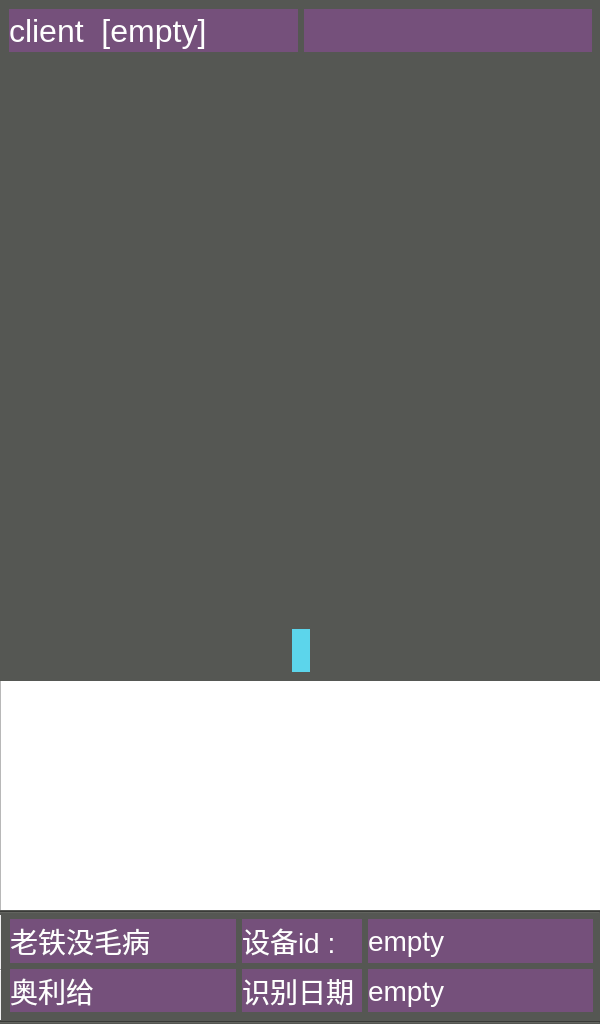
<?xml version="1.0" encoding="UTF-8"?>
<ui version="4.0">
 <class>ooo_ui</class>
 <widget class="QMainWindow" name="ooo_ui">
  <property name="geometry">
   <rect>
    <x>0</x>
    <y>0</y>
    <width>600</width>
    <height>1024</height>
   </rect>
  </property>
  <property name="windowTitle">
   <string>MainWindow</string>
  </property>
  <widget class="QWidget" name="centralwidget">
   <widget class="Line" name="line">
    <property name="geometry">
     <rect>
      <x>-20</x>
      <y>960</y>
      <width>161</width>
      <height>20</height>
     </rect>
    </property>
    <property name="orientation">
     <enum>Qt::Horizontal</enum>
    </property>
   </widget>
   <widget class="Line" name="line_2">
    <property name="geometry">
     <rect>
      <x>500</x>
      <y>950</y>
      <width>161</width>
      <height>20</height>
     </rect>
    </property>
    <property name="orientation">
     <enum>Qt::Horizontal</enum>
    </property>
   </widget>
   <widget class="QTextBrowser" name="textBrowser">
    <property name="geometry">
     <rect>
      <x>0</x>
      <y>680</y>
      <width>601</width>
      <height>231</height>
     </rect>
    </property>
    <property name="font">
     <font>
      <pointsize>16</pointsize>
     </font>
    </property>
    <property name="html">
     <string>&lt;!DOCTYPE HTML PUBLIC &quot;-//W3C//DTD HTML 4.0//EN&quot; &quot;http://www.w3.org/TR/REC-html40/strict.dtd&quot;&gt;
&lt;html&gt;&lt;head&gt;&lt;meta name=&quot;qrichtext&quot; content=&quot;1&quot; /&gt;&lt;style type=&quot;text/css&quot;&gt;
p, li { white-space: pre-wrap; }
&lt;/style&gt;&lt;/head&gt;&lt;body style=&quot; font-family:'Ubuntu'; font-size:16pt; font-weight:400; font-style:normal;&quot;&gt;
&lt;p style=&quot;-qt-paragraph-type:empty; margin-top:0px; margin-bottom:0px; margin-left:0px; margin-right:0px; -qt-block-indent:0; text-indent:0px; font-size:18pt;&quot;&gt;&lt;br /&gt;&lt;/p&gt;&lt;/body&gt;&lt;/html&gt;</string>
    </property>
   </widget>
   <widget class="QFrame" name="gridFrame">
    <property name="geometry">
     <rect>
      <x>1</x>
      <y>910</y>
      <width>601</width>
      <height>111</height>
     </rect>
    </property>
    <property name="styleSheet">
     <string notr="true">background-color: rgb(85, 87, 83);</string>
    </property>
    <layout class="QGridLayout" name="gridLayout_info">
     <item row="2" column="1">
      <widget class="QLabel" name="label_4">
       <property name="maximumSize">
        <size>
         <width>120</width>
         <height>16777215</height>
        </size>
       </property>
       <property name="font">
        <font>
         <pointsize>21</pointsize>
        </font>
       </property>
       <property name="styleSheet">
        <string notr="true">background-color: rgb(117, 80, 123);
color: rgb(255, 255, 255);</string>
       </property>
       <property name="text">
        <string>识别日期 :</string>
       </property>
      </widget>
     </item>
     <item row="2" column="0">
      <widget class="QLabel" name="label">
       <property name="font">
        <font>
         <pointsize>21</pointsize>
        </font>
       </property>
       <property name="styleSheet">
        <string notr="true">background-color: rgb(117, 80, 123);
color: rgb(255, 255, 255);</string>
       </property>
       <property name="text">
        <string>奥利给</string>
       </property>
      </widget>
     </item>
     <item row="1" column="0">
      <widget class="QLabel" name="label_2">
       <property name="font">
        <font>
         <pointsize>21</pointsize>
        </font>
       </property>
       <property name="styleSheet">
        <string notr="true">background-color: rgb(117, 80, 123);
color: rgb(255, 255, 255);
</string>
       </property>
       <property name="text">
        <string>老铁没毛病</string>
       </property>
      </widget>
     </item>
     <item row="1" column="1">
      <widget class="QLabel" name="label_3">
       <property name="maximumSize">
        <size>
         <width>120</width>
         <height>16777215</height>
        </size>
       </property>
       <property name="font">
        <font>
         <pointsize>21</pointsize>
        </font>
       </property>
       <property name="styleSheet">
        <string notr="true">background-color: rgb(117, 80, 123);
color: rgb(255, 255, 255);</string>
       </property>
       <property name="text">
        <string>设备id :</string>
       </property>
      </widget>
     </item>
     <item row="1" column="2">
      <widget class="QLabel" name="label_id">
       <property name="font">
        <font>
         <pointsize>21</pointsize>
        </font>
       </property>
       <property name="styleSheet">
        <string notr="true">background-color: rgb(117, 80, 123);
color: rgb(255, 255, 255);</string>
       </property>
       <property name="text">
        <string>empty</string>
       </property>
      </widget>
     </item>
     <item row="2" column="2">
      <widget class="QLabel" name="label_time">
       <property name="font">
        <font>
         <pointsize>21</pointsize>
        </font>
       </property>
       <property name="styleSheet">
        <string notr="true">background-color: rgb(117, 80, 123);
color: rgb(255, 255, 255);</string>
       </property>
       <property name="text">
        <string>empty</string>
       </property>
      </widget>
     </item>
    </layout>
    <zorder>label_3</zorder>
    <zorder>label_4</zorder>
    <zorder>label_2</zorder>
    <zorder>label</zorder>
    <zorder>label_time</zorder>
    <zorder>label_id</zorder>
   </widget>
   <widget class="QLabel" name="label_5">
    <property name="geometry">
     <rect>
      <x>-10</x>
      <y>60</y>
      <width>611</width>
      <height>621</height>
     </rect>
    </property>
    <property name="styleSheet">
     <string notr="true">color: rgb(85, 87, 83);
background-color: rgb(85, 87, 83);</string>
    </property>
    <property name="text">
     <string>TextLabel</string>
    </property>
   </widget>
   <widget class="Line" name="line_3">
    <property name="geometry">
     <rect>
      <x>0</x>
      <y>910</y>
      <width>600</width>
      <height>5</height>
     </rect>
    </property>
    <property name="styleSheet">
     <string notr="true">background-color: rgb(85, 87, 83);</string>
    </property>
    <property name="orientation">
     <enum>Qt::Horizontal</enum>
    </property>
   </widget>
   <widget class="Line" name="line_4">
    <property name="geometry">
     <rect>
      <x>0</x>
      <y>1020</y>
      <width>600</width>
      <height>5</height>
     </rect>
    </property>
    <property name="styleSheet">
     <string notr="true">background-color: rgb(85, 87, 83);</string>
    </property>
    <property name="orientation">
     <enum>Qt::Horizontal</enum>
    </property>
   </widget>
   <widget class="QFrame" name="horizontalFrame_title">
    <property name="geometry">
     <rect>
      <x>0</x>
      <y>0</y>
      <width>601</width>
      <height>61</height>
     </rect>
    </property>
    <property name="styleSheet">
     <string notr="true">background-color: rgb(85, 87, 83);</string>
    </property>
    <layout class="QHBoxLayout" name="title">
     <item>
      <widget class="QLabel" name="label_client">
       <property name="font">
        <font>
         <pointsize>24</pointsize>
        </font>
       </property>
       <property name="styleSheet">
        <string notr="true">background-color: rgb(117, 80, 123);
color: rgb(255, 255, 255);
</string>
       </property>
       <property name="text">
        <string>client  [empty] </string>
       </property>
      </widget>
     </item>
     <item>
      <widget class="QLabel" name="label_current_time">
       <property name="font">
        <font>
         <pointsize>24</pointsize>
        </font>
       </property>
       <property name="styleSheet">
        <string notr="true">background-color: rgb(117, 80, 123);
color: rgb(255, 255, 255);
</string>
       </property>
       <property name="text">
        <string/>
       </property>
      </widget>
     </item>
    </layout>
   </widget>
   <widget class="QFrame" name="horizontalFrame">
    <property name="geometry">
     <rect>
      <x>0</x>
      <y>620</y>
      <width>601</width>
      <height>61</height>
     </rect>
    </property>
    <layout class="QHBoxLayout" name="horizontalLayout">
     <item>
      <spacer name="horizontalSpacer">
       <property name="orientation">
        <enum>Qt::Horizontal</enum>
       </property>
       <property name="sizeType">
        <enum>QSizePolicy::Expanding</enum>
       </property>
       <property name="sizeHint" stdset="0">
        <size>
         <width>40</width>
         <height>20</height>
        </size>
       </property>
      </spacer>
     </item>
     <item>
      <widget class="QLabel" name="label_usr">
       <property name="font">
        <font>
         <pointsize>23</pointsize>
        </font>
       </property>
       <property name="styleSheet">
        <string notr="true">background-color: rgb(92, 213, 235);
color: rgb(238, 238, 236);</string>
       </property>
       <property name="text">
        <string/>
       </property>
      </widget>
     </item>
     <item>
      <spacer name="horizontalSpacer_2">
       <property name="orientation">
        <enum>Qt::Horizontal</enum>
       </property>
       <property name="sizeType">
        <enum>QSizePolicy::Expanding</enum>
       </property>
       <property name="sizeHint" stdset="0">
        <size>
         <width>40</width>
         <height>20</height>
        </size>
       </property>
      </spacer>
     </item>
    </layout>
    <zorder>horizontalSpacer</zorder>
    <zorder>horizontalSpacer_2</zorder>
    <zorder>label_usr</zorder>
   </widget>
   <zorder>line_2</zorder>
   <zorder>line</zorder>
   <zorder>textBrowser</zorder>
   <zorder>gridFrame</zorder>
   <zorder>label_5</zorder>
   <zorder>line_3</zorder>
   <zorder>line_4</zorder>
   <zorder>horizontalFrame_title</zorder>
   <zorder>horizontalFrame</zorder>
  </widget>
 </widget>
 <resources/>
 <connections/>
</ui>
